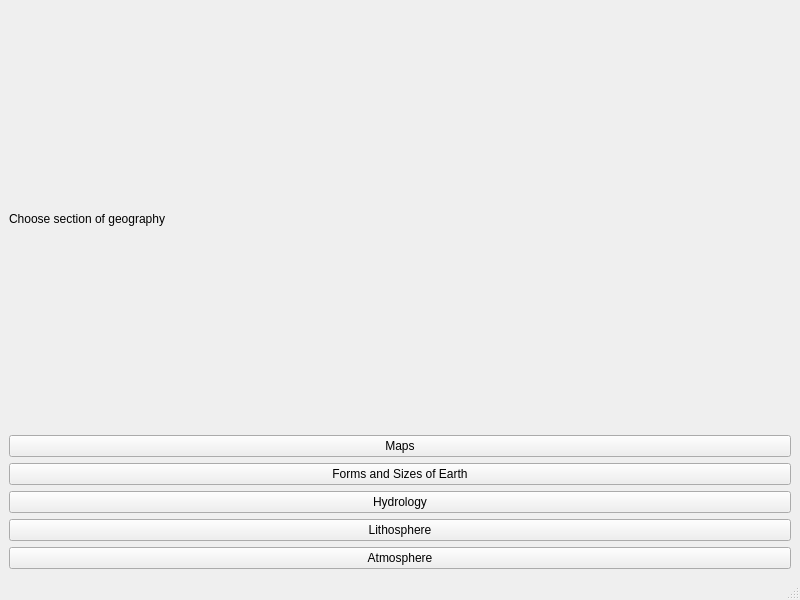
<?xml version="1.0" encoding="UTF-8"?>
<ui version="4.0">
 <class>MainWindow</class>
 <widget class="QMainWindow" name="MainWindow">
  <property name="geometry">
   <rect>
    <x>0</x>
    <y>0</y>
    <width>800</width>
    <height>600</height>
   </rect>
  </property>
  <property name="windowTitle">
   <string>MainWindow</string>
  </property>
  <widget class="QWidget" name="centralwidget">
   <layout class="QVBoxLayout" name="verticalLayout">
    <item>
     <widget class="QLabel" name="label">
      <property name="text">
       <string>Choose section of geography</string>
      </property>
     </widget>
    </item>
    <item>
     <widget class="QPushButton" name="Maps">
      <property name="text">
       <string>Maps</string>
      </property>
     </widget>
    </item>
    <item>
     <widget class="QPushButton" name="Forms_Sizes_Earth">
      <property name="text">
       <string>Forms and Sizes of Earth</string>
      </property>
     </widget>
    </item>
    <item>
     <widget class="QPushButton" name="Hydrology">
      <property name="text">
       <string>Hydrology</string>
      </property>
     </widget>
    </item>
    <item>
     <widget class="QPushButton" name="Lithosphere">
      <property name="text">
       <string>Lithosphere</string>
      </property>
     </widget>
    </item>
    <item>
     <widget class="QPushButton" name="Atmosphere">
      <property name="text">
       <string>Atmosphere</string>
      </property>
     </widget>
    </item>
   </layout>
  </widget>
  <widget class="QMenuBar" name="menubar">
   <property name="geometry">
    <rect>
     <x>0</x>
     <y>0</y>
     <width>800</width>
     <height>26</height>
    </rect>
   </property>
  </widget>
  <widget class="QStatusBar" name="statusbar"/>
 </widget>
 <resources/>
 <connections/>
</ui>
